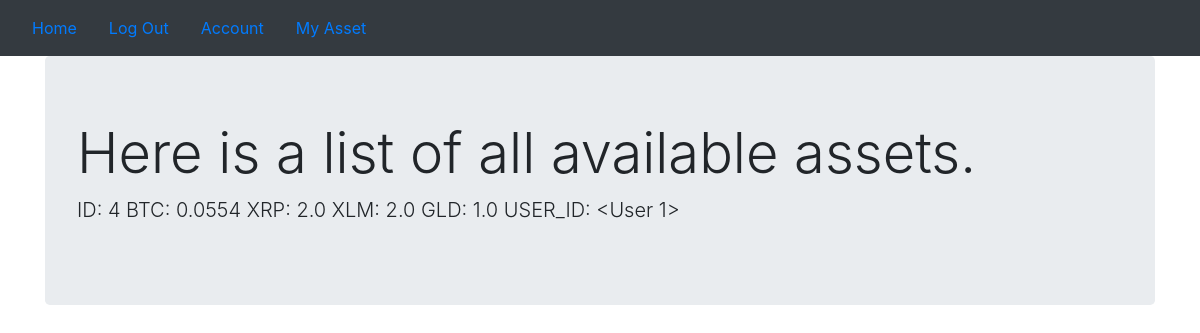
The app's page /assets/list (signed in) with its own data.
### price_scraper/models.py (models this page shows, shortened)
class Asset(db.Model):
    __tablename__ = 'asset'
    id = db.Column(db.Integer, primary_key=True)
    quantity_btc = db.Column(db.Float)
    quantity_xrp = db.Column(db.Float)
    quantity_xlm = db.Column(db.Float)
    quantity_gld = db.Column(db.Float)
    user_id = relationship("User", uselist=False)

### price_scraper/assets/views.py (the view)
@assets_blueprint.route('/list')
def list_assets():
    all_assets = Asset.query.all()
    return render_template('list_a.html', all_assets=all_assets)

### price_scraper/models.py (called while the page is built)
@login_manager.user_loader
def load_user(user_id):
    return User.query.get(user_id)

### price_scraper/assets/templates/list_a.html
{% extends "base.html" %}
{% block content %}
<div class="jumbotron">
  <h1 class="display-4">Here is a list of all available assets.</h1>
    {% for asset in all_assets  %}
    <p class="lead">ID: {{asset.id}} BTC: {{asset.quantity_btc}} XRP: {{asset.quantity_xrp}} XLM: {{asset.quantity_xlm}}
    GLD: {{asset.quantity_gld}} USER_ID: {{asset.user_id}}</p>
    {% endfor %}
</div>
{% endblock %}

### records on screen
Asset: id "4", quantity_btc "0.0554", quantity_xrp "2.0", quantity_xlm "2.0", quantity_gld "1.0", user_id "<User 1>"
